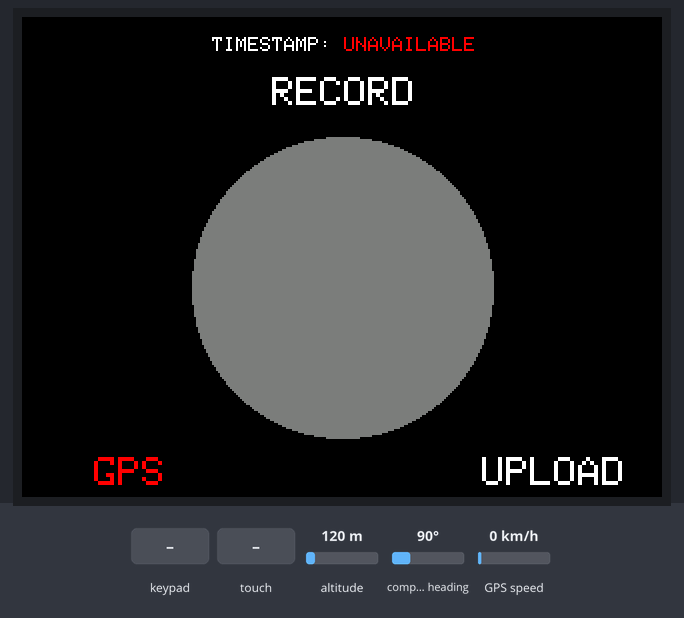
This sketch was run on a simulated ESP32. Parts: 320×240 colour display. Inputs (shaded band) come from the test bench; at power-on: altitude 120 m, compass heading 90°, GPS speed 0 km/h. WiFi joins after 1.5 s; servers stay silent unless stated; I2S audio is not simulated (input reads silence); uploads are accepted with an empty reply; storage starts empty; the GPS gets a fix after 3 s at 37.7749, -122.4194 with 8 satellites; what the sketch prints to the serial monitor is not drawn.

Above: at 1.5 s.
1.6 s: key 'C' pressed
At 4.0 s:
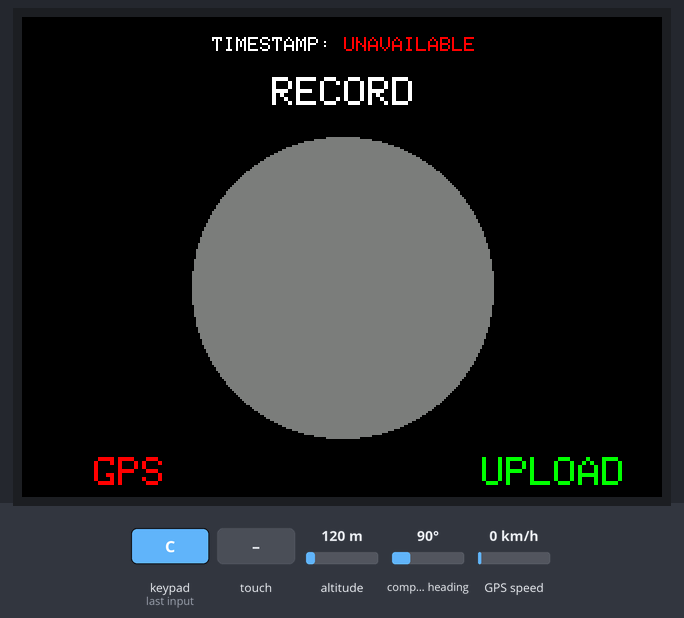
4.8 s: touch panel pressed at 38 % / 50 % of its raw x / y range
At 6.4 s:
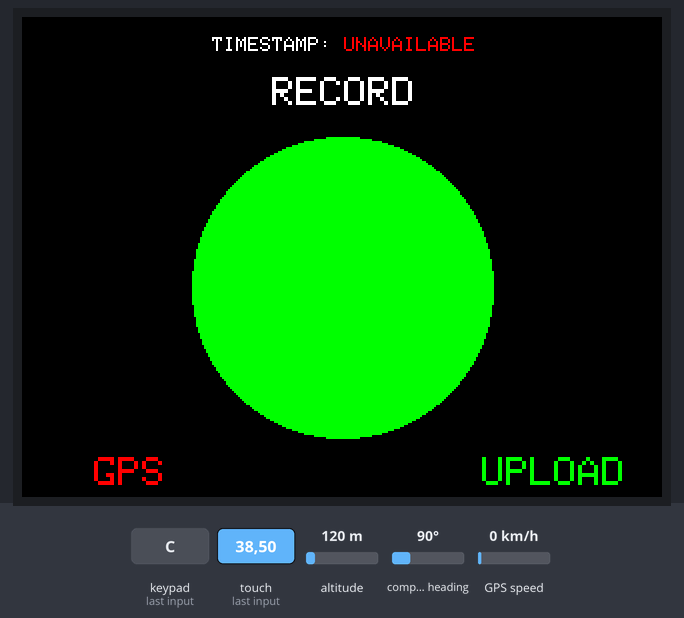
6.8 s: key 'A' pressed
At 10.9 s:
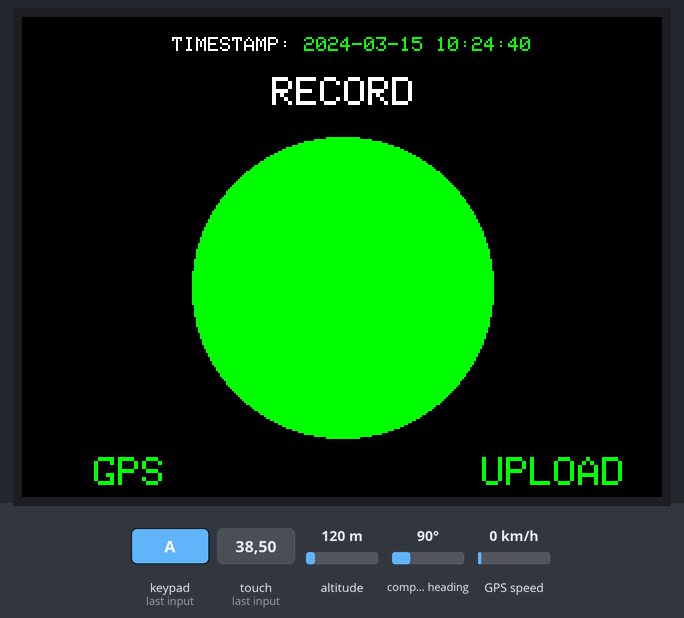
11.5 s: key 'A' pressed
At 12.1 s:
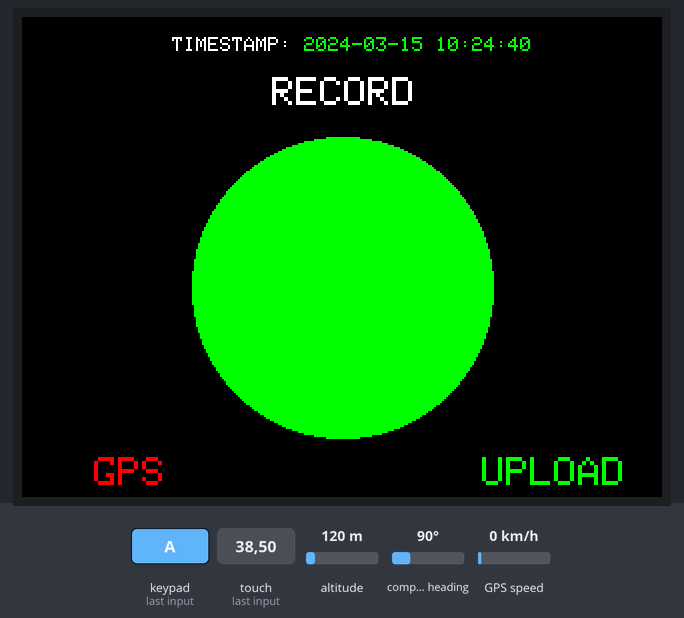
Timing chart, 0 to 14.0 s (numbered marks = the images above; inputs shaded):
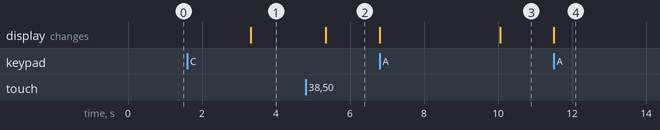

The sketch:

MASTER.ino
```cpp
// M5 Stack CORE2
#include <M5Core2.h>

// HTTP POST Request
#include <WiFi.h>
#include <HTTPClient.h>


// GPS Library
#include <TinyGPSPlus.h>

// File Storage Library
#include <LittleFS.h>

// Audio Recording Library and Definitions

#include <driver/i2s.h>

// Base64 Encoding
#include "Base64.h"
#include "mbedtls/base64.h"

#define I2S_WS 0
#define I2S_SD 34
#define I2S_SCK 12
#define I2S_PORT I2S_NUM_0
#define I2S_SAMPLE_RATE   (16000)
#define I2S_SAMPLE_BITS   (16)
#define I2S_READ_LEN      (16 * 1024)
#define RECORD_TIME       (20) //Seconds
#define I2S_CHANNEL_NUM   (1)
#define FLASH_RECORD_SIZE (I2S_CHANNEL_NUM * I2S_SAMPLE_RATE * I2S_SAMPLE_BITS / 8 * RECORD_TIME)


// UI Definitions

#define GPS_X 36
#define GPS_Y 220

#define UPLOAD_X 230
#define UPLOAD_Y 220

// Size of the WAV file header
const int header_size = 44;


// WIFI Credentials **SHOULD BE CHANGED TO WHATEVER THE USER'S DEFAULT SETTING IS**
const char* ssid = "Elevate-41Warren";
const char* password = "Dyingfromexams";

// Server that will receive the HTTP POST request
String gps_server = "https://2i5agd6rwacftajs3skgtcrlne0vqcgc.lambda-url.ap-southeast-2.on.aws/";

String audio_server = "https://7o23bvbwzsw3x6amhc7dyoxgpu0hsdeb.lambda-url.ap-southeast-2.on.aws/";

String audio_join_server = "https://mbash543it367imcz4q7dco6py0tdwcc.lambda-url.ap-southeast-2.on.aws/";


// Location where GPS Logs will be stored for a single hike
String LOGS_LOCATION = "/logs.txt";

// Location where Audio Files will be stored for a single hike
const char* AUDIO_LOCATIONS[10] = {"/recording.wav", "/recording1.wav", "/recording2.wav", "/recording3.wav", "/recording4.wav",
      "/recording5.wav", "/recording6.wav", "/recording7.wav", "/recording8.wav", "/recording9.wav"};

volatile int recording_index = 0;

float audio_latitudes[10];

float audio_longitudes[10];


// The serial connection to the GPS device
HardwareSerial ss(2);

// GPS Baud Rate
static const uint32_t GPSBaud = 9600;

//TinyGPS++ Global Object for retrieval of GPS data
TinyGPSPlus gps;


void setup() {
  M5.begin();

  // Serial Debugging Setup
  Serial.begin(115200);

  // GPS Setup
  ss.begin(GPSBaud, SERIAL_8N1, 33, 32);

  WiFi.mode(WIFI_STA);


  // LittleFS Setup
  format_LittleFS();

  // Audio Recording Setup
  i2s_init();

  // UI Setup
  initiate_display();
}


bool button_A_pressed = false;

bool button_C_pressed = false;

bool button_rec_pressed = false;

long int last_A_time = millis();

long int last_C_time = millis();

long int last_rec_time = millis();

long int last_log_time = millis();

volatile boolean gps_enabled = false;

volatile boolean recording_enabled = false;

void loop() {
  M5.update();

  check_button_A();
  check_button_C();
  check_button_record();


  if (last_A_time + 200 < millis()) {
    button_A_pressed = false;
  }

  if (last_C_time + 200 < millis()) {
    button_C_pressed = false;
  }

  if (last_rec_time + 200 < millis()) {
    button_rec_pressed = false;
  }

  if (last_log_time + 10000 < millis()) {
    log_GPS_data();
    last_log_time = millis();
  }

  if (!button_C_pressed && !button_A_pressed && !button_rec_pressed) {
    M5.Axp.SetLDOEnable(3, false);
  }
}


// Global variable of the Object used for Reading and Writing to the Audio file
File audio_file;

// Global variable of the Object used for Reading and Writing to the Log file
File logs;

/**
 * Formats the LittleFS if not done so already, then it will attempt to open a new file
 */
void format_LittleFS() {
  M5.Lcd.println("LittleFS format start...");
//  LittleFS.format();  // Formatting LittleFS
  M5.Lcd.println("LittleFS format finish");

  LittleFS.begin(true);

  // Clears the file to ensure that all logs are fresh
  if (LittleFS.exists(LOGS_LOCATION)) {
    M5.Lcd.println("CLEARING EXISTING LOG FILES");
    LittleFS.remove(LOGS_LOCATION);
  }

  // Clears the file to ensure that the audio files are fresh
  for (int i = 0; i < 10; i++) {
    LittleFS.remove(AUDIO_LOCATIONS[i]);
  }

  // Create the file to be appended to
  logs = LittleFS.open(LOGS_LOCATION, FILE_WRITE);
  M5.Lcd.println("CREATING NEW LOG FILES");
  logs.close();
}


/**
 * Enables the logging of GPS data into storage on the device
 * and updates the UI accordingly.
 */
void check_button_A() {
  if (M5.BtnA.wasReleased() || M5.BtnA.pressedFor(0, 200)) {
    M5.Axp.SetLDOEnable(3, true);
    if (!button_A_pressed) {
      gps_enabled = !gps_enabled;
      enable_gps_UI();
    }
    button_A_pressed = true;
    last_A_time = millis();
  }
}

/**
 * Checks if a press on the main play/pause button has occurred and
 * carries out the required functionality to handle a recording.
 */
void check_button_record() {
  TouchPoint_t pos = M5.Touch.getPressPoint();
  if (pos.x != -1) {
    if (pos.x > 100 && pos.x < 220 && pos.y > 95 && pos.y < 195) {
      M5.Axp.SetLDOEnable(3, true);
      if (!button_rec_pressed) {
        if (!recording_enabled) {
          M5.Lcd.fillCircle(160, 135, 75, GREEN);

          prepare_audio_recording();

          xTaskCreate(i2s_adc, "i2s_adc", 1024 * 2, NULL, 1, NULL);
        } else {
          M5.Lcd.fillCircle(160, 135, 75, 0x7bef);
        }
        recording_enabled = !recording_enabled;
      }
      button_rec_pressed = true;
      last_rec_time = millis();
    }
  }
}

/**
 * Helper function to set the correct Audio File pointer and append
 * data for the GPS location of where the recording was made.
 */
void prepare_audio_recording() {
  audio_file = LittleFS.open(AUDIO_LOCATIONS[recording_index], FILE_WRITE);
  if(!audio_file){
    Serial.println("File is not available!");
  }

  if (gps.location.isValid()) {
    smart_delay(0);
    audio_latitudes[recording_index] = gps.location.lat();

    smart_delay(0);
    audio_longitudes[recording_index] = gps.location.lng();
  }

  byte header[header_size];
  wav_header(header, FLASH_RECORD_SIZE);

  audio_file.write(header, header_size);
}

/**
 * Checks to see if button C was recently pressed to prevent repeated
 * functionality on a single press.
 */
void check_button_C() {
  if (M5.BtnC.wasReleased() || M5.BtnC.pressedFor(0, 200)) {
    M5.Axp.SetLDOEnable(3, true);
    if (!button_C_pressed) {
      gps_HTTP_request();
      audio_HTTP_request();
    }
    button_C_pressed = true;
    last_C_time = millis();
  }
}


// Determines if a unique timestamp has been added
bool timestamp_added = false;

// Location for the storage of the timestamp
char timestamp[48];

char end_timestamp[48];

// Latitude used for logs
float lat;

// Longitude used for logs
float lng;

// Current Time used for logs
char tme[16];

// Current Date used for logs
char dte[16];

/**
 * Stores the GPS data in a text file for later retrieval and posting to AWS Lambda
 */
void log_GPS_data() {
  smart_delay(0);
  if (gps.location.isValid() && gps_enabled) {
    smart_delay(0);
    TinyGPSDate d = gps.date;
    TinyGPSTime t = gps.time;

    smart_delay(0);
    lat = gps.location.lat();

    smart_delay(0);
    lng = gps.location.lng();


    sprintf(dte, "%02d-%02d-%02d", d.year(), d.day(), d.month());
    sprintf(tme, "%02d:%02d:%02d", t.hour(), t.minute(), t.second());
    sprintf(end_timestamp, "%02d-%02d-%02d %02d:%02d:%02d", d.year(), d.month(), d.day(), t.hour(), t.minute(), t.second());
    if (!timestamp_added) {
      sprintf(timestamp, "%02d-%02d-%02d %02d:%02d:%02d", d.year(), d.month(), d.day(), t.hour(), t.minute(), t.second());
      timestamp_added = true;
      timestamp_UI(timestamp);
    }

    append_to_logs();
  }
}

/**
 * Adds the updated GPS values to the file at location LOGS_LOCATION
 */
void append_to_logs() {
  logs = LittleFS.open(LOGS_LOCATION, FILE_APPEND);

  char lineBuffer[30];
  sprintf(lineBuffer, "%f,%f,", lat, lng);
  logs.print(lineBuffer);
  logs.print(dte);
  logs.print(",");
  logs.print(tme);
  logs.print("\r\n");

  logs.close();
}

/**
 * Test function to print out GPS log data to the M5Core2 Display
 */
void print_log_data() {
  logs = LittleFS.open(LOGS_LOCATION, "r");

  uint8_t* log_data = (uint8_t *)ps_calloc(logs.size() + 1, sizeof(char));
  int i = 0;
  for (i = 0; i < logs.size(); i++) {
    log_data[i] = logs.read();
  }
  log_data[i] = '\0';

  M5.Lcd.print((char*)log_data);

  logs.close();
}


// Flag to check that multiple attempts to connect to the Internet are not
// attempted to prevent duplication
volatile bool wifi_connection_attempted = false;

/**
 * Attempts to send a POST request through HTTP. If an internet connection has not yet
 * been established, it will keep attempting until it finds one.
 *
 * The POST request will send data for GPS Logs and the WAV sound files.
 */
void gps_HTTP_request() {

  if (!wifi_connection_attempted) {
    WiFi.begin(ssid, password);
    wifi_connection_attempted = true;
    Serial.println("WIFI Connection Attempt Established");
  }

  while(WiFi.status() != WL_CONNECTED) {
    delay(500);
    Serial.print(".");
  }

  if(WiFi.status()== WL_CONNECTED){
    bool passing = false;
    do {
      HTTPClient http;

      // Your Domain name with URL path or IP address with path
      http.begin(gps_server);

      //If you need an HTTP request with a content type: text/plain
      http.addHeader("Content-Type", "text/plain");

      http.addHeader("timestamp", timestamp);

      http.addHeader("endtimestamp", end_timestamp);

      http.addHeader("userid", "test");

      logs = LittleFS.open(LOGS_LOCATION, FILE_READ);

      uint8_t* log_data = (uint8_t *)ps_calloc(logs.size() + 1, sizeof(char));
      int i = 0;
      for (i = 0; i < logs.size(); i++) {
        log_data[i] = logs.read();
      }
      log_data[i] = '\0';

      logs.close();

      Serial.println("Publishing Message");

      int httpResponseCode = http.POST((char*)log_data);

      Serial.print("HTTP Response code: ");
      Serial.println(httpResponseCode);

      passing = httpResponseCode == 200;

      // End HTTP Connection
      upload_UI(passing);

      http.end();

      delay(2000);
    } while (!passing);
  } else {
    Serial.println("WiFi Disconnected");
  }
}

void audio_HTTP_request() {

  if (!wifi_connection_attempted) {
    WiFi.begin(ssid, password);
    wifi_connection_attempted = true;
    Serial.println("WIFI Connection Attempt Established");
  }

  while(WiFi.status() != WL_CONNECTED) {
    delay(500);
    Serial.print(".");
  }

  if(WiFi.status()== WL_CONNECTED){
    for (int i = 0; i < recording_index; i++) {
      publish_audio(i);
      join_audio_data(i);
    }
  } else {
    Serial.println("WiFi Disconnected");
  }
}

void send_audio_segment(char* audio_data, int audio_index, int segment_index) {
  bool passing = false;

  if (WiFi.status() != WL_CONNECTED) {
    Serial.println("WIFI NOT CONNECTED");
  }

  do {
    HTTPClient http;

    http.begin(audio_server);

    http.addHeader("userid", "test");

    http.addHeader("timestamp", timestamp);

    http.addHeader("Content-Type", "text/plain");

    char index_buffer[10];
    sprintf(index_buffer, "%d", audio_index);
    http.addHeader("audioindex", index_buffer);

    sprintf(index_buffer, "%d", segment_index);
    http.addHeader("segmentindex", index_buffer);

    Serial.println("Publishing Message");

    int httpResponseCode = http.POST((char*)audio_data);

    Serial.print("HTTP Response code: ");
    Serial.println(httpResponseCode);
    Serial.print("HTTP Response Message: ");
    Serial.println(http.getString());

    passing = httpResponseCode == 200;

    // End HTTP Connection
    upload_UI(passing);

    http.end();
  } while (false);//!passing);
}

void publish_audio(int audio_index) {

  int segment_size = 16000;

  audio_file = LittleFS.open(AUDIO_LOCATIONS[audio_index], FILE_READ);

  uint8_t* audio_buffer = (uint8_t*)ps_calloc(audio_file.size() + 1, sizeof(char));

  int i = 0;
  for (i = 0; i < audio_file.size(); i++) {
    audio_buffer[i] = audio_file.read();
  }
  audio_buffer[i] = '\0';

  int encoded_buffer_length = audio_file.size() * 2;
  uint8_t* encoded_audio_buffer = (uint8_t*)ps_calloc(encoded_buffer_length, sizeof(char));

  size_t length;

  int error = mbedtls_base64_encode(encoded_audio_buffer, encoded_buffer_length, &length,
                                    (const byte*)audio_buffer, audio_file.size() + 1);

  audio_file.close();
  free(audio_buffer);

  Serial.println(length);

  i = 0;
  int segment_index = 0;
  while (i + segment_size < length) {
    Serial.print("Starting Segment ");
    Serial.println(segment_index);
    uint8_t* audio_data = (uint8_t*)ps_calloc(segment_size + 100, sizeof(char));
    int j = 0;
    for (j = 0; j < segment_size; j++) {
      audio_data[j] = encoded_audio_buffer[i + j];
    }
    audio_data[j] = '\0';

    send_audio_segment((char*)audio_data, audio_index, segment_index);

    free(audio_data);

    i += segment_size;
    segment_index++;
    Serial.println("Finishing Segment");
    delay(2000);
  }

  Serial.println("Starting Last Message");

  uint8_t* audio_data = (uint8_t *)ps_calloc(segment_size + 100, sizeof(char));

  int j = 0;
  for (j = 0; j < length - i; j++) {
    audio_data[j] = encoded_audio_buffer[i + j];
  }
  audio_data[j] = '\0';

  send_audio_segment((char*)audio_data, audio_index, segment_index);

  Serial.println("Finishing Last Message");

  free(audio_data);
  free(encoded_audio_buffer);
}

void join_audio_data(int audio_index) {
  bool passing = false;
  do {
    HTTPClient http;

    http.begin(audio_join_server);

    http.addHeader("userid", "test");

    http.addHeader("timestamp", timestamp);

    http.addHeader("Content-Type", "text/plain");

    char index_buffer[10];
    sprintf(index_buffer, "%d", audio_index);
    http.addHeader("audioindex", index_buffer);

    char latitude_buffer[20];
    sprintf(latitude_buffer, "%f", audio_latitudes[audio_index]);
    http.addHeader("latitude", latitude_buffer);

    char longitude_buffer[20];
    sprintf(longitude_buffer, "%f", audio_longitudes[audio_index]);
    http.addHeader("longitude", longitude_buffer);

    Serial.println("Publishing Message");

    int httpResponseCode = http.GET();

    Serial.print("HTTP Response code: ");
    Serial.println(httpResponseCode);

    passing = httpResponseCode == 200;

    // End HTTP Connection
    upload_UI(passing);

    http.end();
  } while (!passing);
}


/**
 * Initialises the I2S Audio module based on the configurations that are
 * suitable for the microphone
 */
void i2s_init(){

  i2s_driver_uninstall(I2S_PORT);

  i2s_config_t i2s_config = {
    .mode = (i2s_mode_t)(I2S_MODE_MASTER | I2S_MODE_RX | I2S_MODE_PDM),
    .sample_rate = I2S_SAMPLE_RATE,
    .bits_per_sample = I2S_BITS_PER_SAMPLE_16BIT,
    .channel_format = I2S_CHANNEL_FMT_ONLY_RIGHT,
    .communication_format = I2S_COMM_FORMAT_STAND_I2S,
    .intr_alloc_flags = ESP_INTR_FLAG_LEVEL1,
    .dma_buf_count = 64,
    .dma_buf_len = 1024,
    .use_apll = 1
  };

  i2s_driver_install(I2S_PORT, &i2s_config, 0, NULL);

  const i2s_pin_config_t pin_config = {
    .bck_io_num = I2S_SCK,
    .ws_io_num = I2S_WS,
    .data_out_num = -1,
    .data_in_num = I2S_SD
  };

  i2s_set_pin(I2S_PORT, &pin_config);

  i2s_set_clk(I2S_PORT, I2S_SAMPLE_RATE, I2S_BITS_PER_SAMPLE_16BIT, I2S_CHANNEL_MONO);
}

/**
 * Scales the volume of the recorded data
 */
void i2s_adc_data_scale(uint8_t * d_buff, uint8_t* s_buff, uint32_t len)
{
    uint32_t j = 0;
    uint32_t dac_value = 0;
    for (int i = 0; i < len; i += 2) {
        dac_value = ((((uint16_t) (s_buff[i + 1] & 0xf) << 8) | ((s_buff[i + 0]))));
        d_buff[j++] = 0;
        d_buff[j++] = dac_value * 256 / 2048;
    }
}

/**
 * Function that will used in another thread, this will allow for the
 * reading and storage of the data
 */
void i2s_adc(void *arg)
{

  int i2s_read_len = I2S_READ_LEN;
  int flash_wr_size = 0;
  size_t bytes_read;

  char* i2s_read_buff = (char*) calloc(i2s_read_len, sizeof(char));
  uint8_t* flash_write_buff = (uint8_t*) calloc(i2s_read_len, sizeof(char));

  i2s_read(I2S_PORT, (void*) i2s_read_buff, i2s_read_len, &bytes_read, portMAX_DELAY);
  i2s_read(I2S_PORT, (void*) i2s_read_buff, i2s_read_len, &bytes_read, portMAX_DELAY);

  i2s_read(I2S_PORT, (void*) i2s_read_buff, i2s_read_len, &bytes_read, portMAX_DELAY);
  i2s_read(I2S_PORT, (void*) i2s_read_buff, i2s_read_len, &bytes_read, portMAX_DELAY);

  i2s_read(I2S_PORT, (void*) i2s_read_buff, i2s_read_len, &bytes_read, portMAX_DELAY);
  i2s_read(I2S_PORT, (void*) i2s_read_buff, i2s_read_len, &bytes_read, portMAX_DELAY);

  Serial.println(" *** Recording Start *** ");

  while (flash_wr_size < FLASH_RECORD_SIZE && recording_enabled) {
    //read data from I2S bus, in this case, from ADC.
    i2s_read(I2S_PORT, (void*) i2s_read_buff, i2s_read_len, &bytes_read, portMAX_DELAY);
    //example_disp_buf((uint8_t*) i2s_read_buff, 64);
    //save original data from I2S(ADC) into flash.
    i2s_adc_data_scale(flash_write_buff, (uint8_t*)i2s_read_buff, i2s_read_len);
    audio_file.write((const byte*) i2s_read_buff, i2s_read_len);
    flash_wr_size += i2s_read_len;
  }
  audio_file.close();

  free(i2s_read_buff);
  i2s_read_buff = NULL;
  free(flash_write_buff);
  flash_write_buff = NULL;

  recording_index++;
  Serial.println(" *** Recording Finish *** ");

  vTaskDelete(NULL);
}


/**
 * Fills the memory with the corresponding WAV file header.
 */
void wav_header(byte* header, int wav_size){
  header[0] = 'R';
  header[1] = 'I';
  header[2] = 'F';
  header[3] = 'F';
  unsigned int file_size = wav_size + header_size - 8;
  header[4] = (byte)(file_size & 0xFF);
  header[5] = (byte)((file_size >> 8) & 0xFF);
  header[6] = (byte)((file_size >> 16) & 0xFF);
  header[7] = (byte)((file_size >> 24) & 0xFF);
  header[8] = 'W';
  header[9] = 'A';
  header[10] = 'V';
  header[11] = 'E';
  header[12] = 'f';
  header[13] = 'm';
  header[14] = 't';
  header[15] = ' ';
  header[16] = 0x10;
  header[17] = 0x00;
  header[18] = 0x00;
  header[19] = 0x00;
  header[20] = 0x01;
  header[21] = 0x00;
  header[22] = 0x01;
  header[23] = 0x00;
  header[24] = 0x80;
  header[25] = 0x3E;
  header[26] = 0x00;
  header[27] = 0x00;
  header[28] = 0x00;
  header[29] = 0x7D;
  header[30] = 0x00;
  header[31] = 0x00;
  header[32] = 0x02;
  header[33] = 0x00;
  header[34] = 0x10;
  header[35] = 0x00;
  header[36] = 'd';
  header[37] = 'a';
  header[38] = 't';
  header[39] = 'a';
  header[40] = (byte)(wav_size & 0xFF);
  header[41] = (byte)((wav_size >> 8) & 0xFF);
  header[42] = (byte)((wav_size >> 16) & 0xFF);
  header[43] = (byte)((wav_size >> 24) & 0xFF);

}


/**
 *
 */
void initiate_display() {
  M5.Lcd.fillScreen(BLACK);

  M5.Lcd.setCursor(95, 10);
  M5.Lcd.setTextSize(1);
  M5.Lcd.setTextColor(WHITE);
  M5.Lcd.printf("TIMESTAMP: ");
  M5.Lcd.setTextColor(RED);
  M5.Lcd.printf("UNAVAILABLE");

  M5.Lcd.setTextSize(2);
  M5.Lcd.setCursor(125, 30);
  M5.Lcd.setTextColor(WHITE);
  M5.Lcd.printf("RECORD");
  M5.Lcd.fillCircle(160, 135, 75, 0x7bef);

  enable_gps_UI();

  M5.Lcd.setTextSize(2);
  M5.Lcd.setCursor(UPLOAD_X, UPLOAD_Y);
  M5.Lcd.setTextColor(WHITE);
  M5.Lcd.printf("UPLOAD");
}

/**
 * Updates the UI of the GPS label
 */
void enable_gps_UI() {
  M5.Lcd.setTextSize(2);
  M5.Lcd.setCursor(GPS_X, GPS_Y);
  if (gps_enabled) {
    M5.Lcd.setTextColor(GREEN);
  } else {
    M5.Lcd.setTextColor(RED);
  }
  M5.Lcd.printf("GPS");
}

/**
 * Updates the UI of the Upload label depending on
 * the status of the HTTP message
 */
void upload_UI(bool successful) {
  M5.Lcd.setTextSize(2);
  M5.Lcd.setCursor(UPLOAD_X, UPLOAD_Y);
  if (successful) {
    M5.Lcd.setTextColor(GREEN);
  } else {
    M5.Lcd.setTextColor(RED);
  }
  M5.Lcd.printf("UPLOAD");
}

/**
 * Updates the UI of the Upload label depending on
 * the status of the HTTP message
 */
void timestamp_UI(char* timestamp) {

  M5.Lcd.setCursor(95, 10);
  M5.Lcd.setTextSize(1);
  M5.Lcd.setTextColor(BLACK);
  M5.Lcd.printf("TIMESTAMP: ");
  M5.Lcd.setTextColor(BLACK);
  M5.Lcd.printf("UNAVAILABLE");

  M5.Lcd.setCursor(75, 10);
  M5.Lcd.setTextSize(1);
  M5.Lcd.setTextColor(WHITE);
  M5.Lcd.printf("TIMESTAMP: ");
  M5.Lcd.setTextColor(GREEN);
  M5.Lcd.printf(timestamp);
}


/**
 * Custom version of delay which waits for GPS data to be read from serial input
 */
static void smart_delay(unsigned long ms) {
  unsigned long start = millis();
  do {
    while (ss.available()) gps.encode(ss.read());
  } while (millis() - start < ms);
}
```

Measured:
- after the input at 1.6 s, the display: changes after 1.7 s (image 1)
- after the input at 4.8 s, the display: changes after 0.54 s (image 2)
- after the input at 6.8 s, the display: first changes at once (image 3 shows a later state)
- after the input at 11.5 s, the display: changes at once (image 4)
